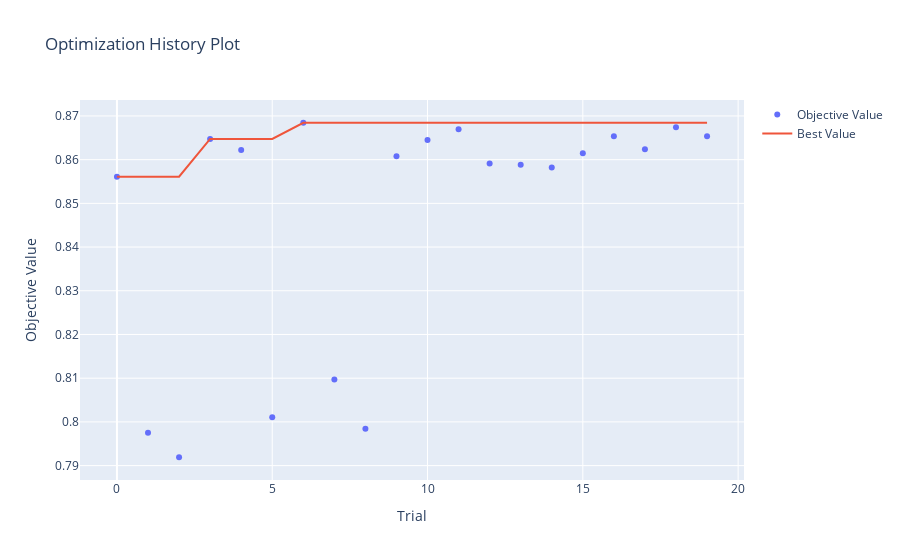

The notebook cell this image was saved under:
### Code cell
optuna.visualization.plot_optimization_history(study)

### Figure 1 — Plotly figure (JSON) as saved in the notebook; plotly's stock layout.template omitted (floating-point values rounded to 4 significant figures)
{"data": [{"mode": "markers", "name": "Objective Value", "type": "scatter", "x": [0, 1, 2, 3, 4, 5, 6, 7, 8, 9, 10, 11, 12, 13, 14, 15, 16, 17, 18, 19], "y": [0.8561, 0.7975, 0.7919, 0.8647, 0.8622, 0.8011, 0.8684, 0.8097, 0.7984, 0.8608, 0.8645, 0.867, 0.8591, 0.8589, 0.8582, 0.8615, 0.8654, 0.8624, 0.8674, 0.8654]}, {"mode": "lines", "name": "Best Value", "type": "scatter", "x": [0, 1, 2, 3, 4, 5, 6, 7, 8, 9, 10, 11, 12, 13, 14, 15, 16, 17, 18, 19], "y": [0.8561, 0.8561, 0.8561, 0.8647, 0.8647, 0.8647, 0.8684, 0.8684, 0.8684, 0.8684, 0.8684, 0.8684, 0.8684, 0.8684, 0.8684, 0.8684, 0.8684, 0.8684, 0.8684, 0.8684]}, {"marker": {"color": "#cccccc"}, "mode": "markers", "name": "Infeasible Trial", "showlegend": false, "type": "scatter", "x": [], "y": []}], "layout": {"title": {"text": "Optimization History Plot"}, "xaxis": {"title": {"text": "Trial"}}, "yaxis": {"title": {"text": "Objective Value"}}}}
